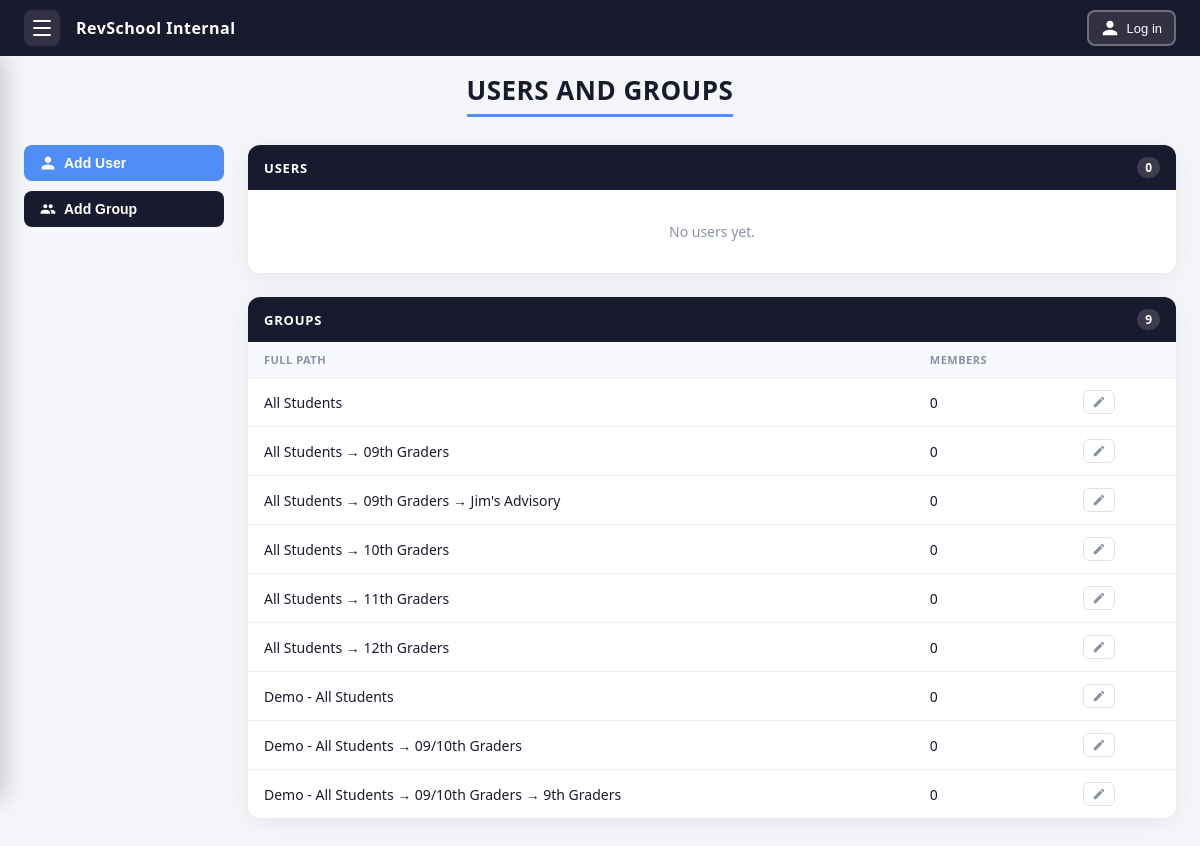
/users-and-groups/, run on an earlier commit of the app's database.
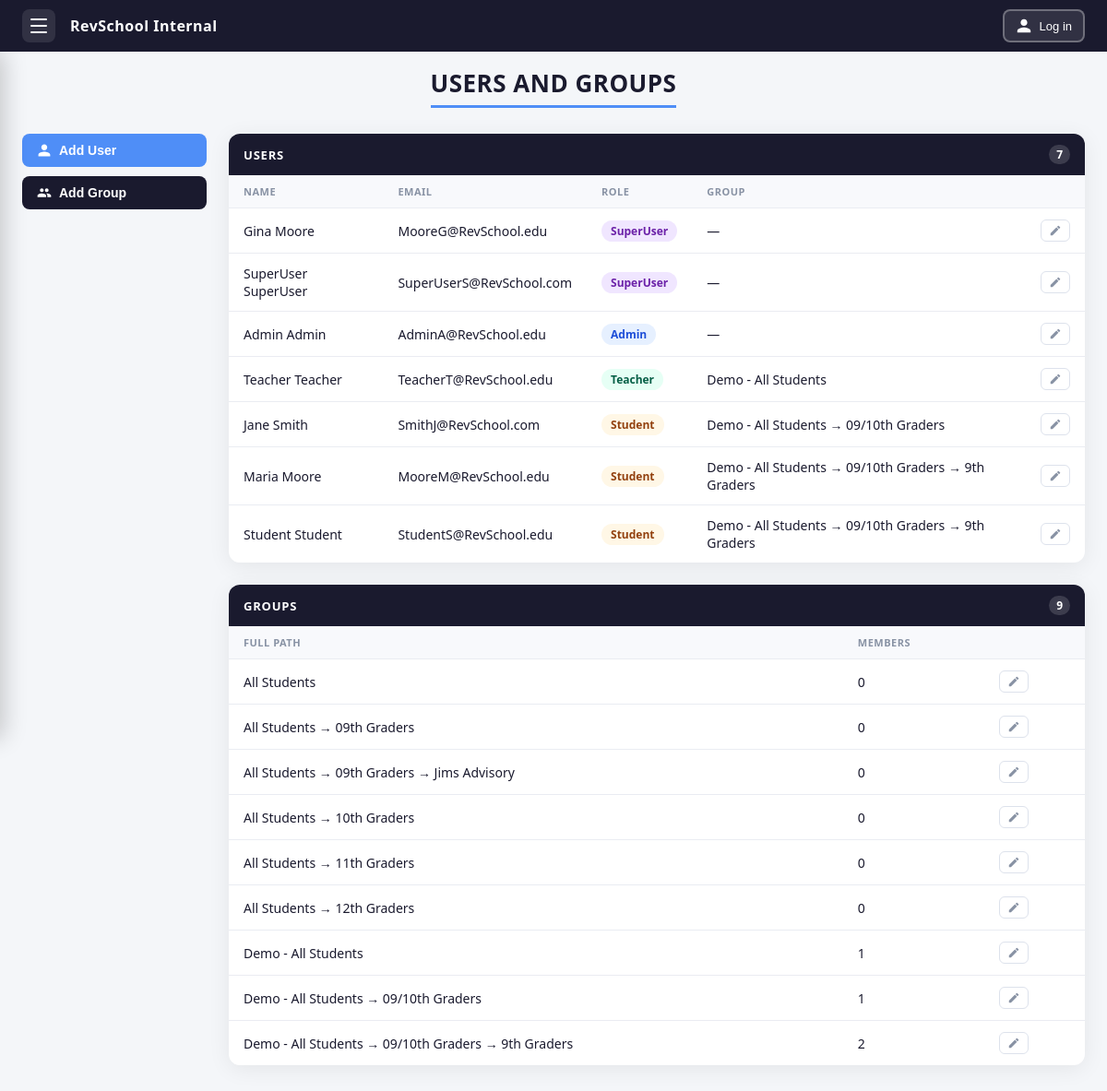
And on a later commit of the database.
### myapp/models.py (models this page shows, shortened)
class Group(models.Model):
    name = models.CharField(max_length=100)
    parent = models.ForeignKey(
        'self',
        null=True,
        blank=True,
        on_delete=models.SET_NULL,
        related_name='subgroups'
    )
    monday = models.ManyToManyField('Class', blank=True, related_name='monday_groups')
    tuesday = models.ManyToManyField('Class', blank=True, related_name='tuesday_groups')
    wednesday = models.ManyToManyField('Class', blank=True, related_name='wednesday_groups')
    thursday = models.ManyToManyField('Class', blank=True, related_name='thursday_groups')
    friday = models.ManyToManyField('Class', blank=True, related_name='friday_groups')
    class Meta:
        ordering = ['name']
    def __str__(self):
        names = [self.name]
        parent = self.parent
        while parent is not None:
            names.insert(0, parent.name)
            parent = parent.parent
        return ' → '.join(names)

class UserProfile(models.Model):
    user = models.OneToOneField(
        'auth.User',
        on_delete=models.CASCADE,
        related_name='profile'
    )
    role = models.CharField(max_length=20, choices=ROLES, default='student')
    group = models.ForeignKey(
        Group,
        null=True,
        blank=True,
        on_delete=models.SET_NULL,
        related_name='members'
    )

### myapp/views/admin_views.py (the view, shortened to what this page needs)
# urls.py: path('users-and-groups/', views.users_and_groups, name='users_and_groups'),
def users_and_groups(request):
    user_errors     = request.session.pop('user_errors',     [])
    user_form_data  = request.session.pop('user_form_data',  {})
    group_errors    = request.session.pop('group_errors',    [])
    group_form_data = request.session.pop('group_form_data', {})
    edit_user_errors     = request.session.pop('edit_user_errors',     [])
    edit_user_form_data  = request.session.pop('edit_user_form_data',  {})
    edit_group_errors    = request.session.pop('edit_group_errors',    [])
    edit_group_form_data = request.session.pop('edit_group_form_data', {})
    ROLE_ORDER = {'superuser': 0, 'admin': 1, 'teacher': 2, 'student': 3}
    users = sorted(
        UserProfile.objects.all().select_related('user', 'group'),
        key=lambda p: (
            ROLE_ORDER.get(p.role, 99),
            str(p.group).lower() if p.group else '',
            p.user.last_name.lower(),
            p.user.first_name.lower(),
        )
    )
    groups          = sorted(Group.objects.all(), key=lambda g: str(g).lower())
    return render(request, 'myapp/users_and_groups.html', {
        'users':           users,
        'groups':          groups,
        'user_errors':     user_errors,
        'user_form_data':  user_form_data,
        'group_errors':    group_errors,
        'group_form_data': group_form_data,
        'edit_user_errors':     edit_user_errors,
        'edit_user_form_data':  edit_user_form_data,
        'edit_group_errors':    edit_group_errors,
        'edit_group_form_data': edit_group_form_data,
    })

### myapp/templates/myapp/users_and_groups.html (shortened to what this page needs)
{% extends 'myapp/base.html' %}
{% block content %}
<div class="page-wrapper">
    <h1 class="page-title"><span>Users and Groups</span></h1>
    <div class="page-layout">
        <div class="sidebar-actions">
            <button class="action-btn blue" onclick="openUserModal()">
                <svg viewBox="0 0 24 24" style="width:16px;height:16px;fill:#fff;flex-shrink:0;">
                    <path d="M12 12c2.7 0 4.8-2.1 4.8-4.8S14.7 2.4 12 2.4 7.2 4.5 7.2 7.2 9.3 12 12 12zm0 2.4c-3.2 0-9.6 1.6-9.6 4.8v2.4h19.2v-2.4c0-3.2-6.4-4.8-9.6-4.8z"/>
                </svg>
                Add User
            </button>
            <button class="action-btn dark" onclick="openAdminGroupModal()">
                Add Group
            </button>
        </div>
        <div class="content-panels">
            {% include 'myapp/uag_users_panel.html' %}
            {% include 'myapp/uag_groups_panel.html' %}
        </div>
    </div>
</div>
{% endblock %}

### myapp/templates/myapp/base.html (shortened to what this page needs)
<!DOCTYPE html>
<html lang="en">
<head>
</head>
<body data-has-auth-errors="{% if auth_error %}true{% else %}false{% endif %}">
<nav class="navbar">
    <div class="navbar-left">
        <button class="hamburger-btn" id="hamburgerBtn" onclick="toggleSidebar()" title="Navigation menu">
            <span></span>
            <span></span>
            <span></span>
        </button>
        <span class="navbar-brand">RevSchool Internal</span>
    </div>
    <div class="navbar-right">
        {% if user.is_authenticated %}
            <span class="navbar-username">{{ user.first_name|default:user.email }}</span>
            <form method="post" action="{% url 'logout' %}" style="margin:0">
                {% csrf_token %}
                <button type="submit" class="logout-btn">Log out</button>
            </form>
        {% else %}
            <button class="profile-btn" onclick="openModal()" title="Login / Create Account" style="display:flex; align-items:center; width:auto; border-radius:8px; padding:0 12px; gap:8px;">
                <svg viewBox="0 0 24 24" xmlns="http://www.w3.org/2000/svg" style="width:18px;height:18px;fill:#fff;flex-shrink:0;">
                    <path d="M12 12c2.7 0 4.8-2.1 4.8-4.8S14.7 2.4 12 2.4 7.2 4.5 7.2 7.2 9.3 12 12 12zm0 2.4c-3.2 0-9.6 1.6-9.6 4.8v2.4h19.2v-2.4c0-3.2-6.4-4.8-9.6-4.8z"/>
                </svg>
                <span style="color:#fff; font-size:13px; font-weight:500;">Log in</span>
            </button>
        {% endif %}
    </div>
</nav>
<div class="page-content">
    {% block content %}{% endblock %}
</div>
</body>
</html>

### myapp/templates/myapp/uag_users_panel.html
<div class="panel">
    <div class="panel-header">
        <h2>Users</h2>
        <span class="panel-count">{{ users|length }}</span>
    </div>
    {% if users %}
    <table class="users-table">
        <thead>
            <tr>
                <th>Name</th>
                <th>Email</th>
                <th>Role</th>
                <th>Group</th>
                <th></th>
            </tr>
        </thead>
        <tbody>
            {% for profile in users %}
            <tr>
                <td>{{ profile.user.get_full_name }}</td>
                <td>{{ profile.user.email }}</td>
                <td>
                    <span class="role-badge role-{{ profile.role }}">
                        {{ profile.get_role_display }}
                    </span>
                </td>
                <td>{{ profile.group|default:"—" }}</td>
                <td>
                    {% if profile.user.id != request.user.id %}
                    <button class="edit-user-btn"
                        data-user-id="{{ profile.user.id }}"
                        data-first-name="{{ profile.user.first_name|escapejs }}"
                        data-last-name="{{ profile.user.last_name|escapejs }}"
                        data-email="{{ profile.user.email|escapejs }}"
                        data-role="{{ profile.role }}"
                        data-group-id="{{ profile.group.id|default:'' }}"
                        onclick="openEditUserModal(
                            this.dataset.userId,
                            this.dataset.firstName,
                            this.dataset.lastName,
                            this.dataset.email,
                            this.dataset.role,
                            this.dataset.groupId
                        )">
                        <svg viewBox="0 0 24 24" style="width:14px;height:14px;fill:currentColor;">
                            <path d="M3 17.25V21h3.75L17.81 9.94l-3.75-3.75L3 17.25zM20.71 7.04a1 1 0 000-1.41l-2.34-2.34a1 1 0 00-1.41 0l-1.83 1.83 3.75 3.75 1.83-1.83z"/>
                        </svg>
                    </button>
                    {% else %}
                    <span style="font-size:12px; color:#bbb;">you</span>
                    {% endif %}
                </td>
            </tr>
            {% endfor %}
        </tbody>
    </table>
    {% else %}
    <div class="empty-state">No users yet.</div>
    {% endif %}
</div>

### myapp/templates/myapp/uag_groups_panel.html
<div class="panel">
    <div class="panel-header">
        <h2>Groups</h2>
        <span class="panel-count">{{ groups|length }}</span>
    </div>
    {% if groups %}
    <table class="groups-table">
        <thead>
            <tr>
                <th>Full Path</th>
                <th>Members</th>
                <th></th>
            </tr>
        </thead>
        <tbody>
            {% for group in groups %}
            <tr>
                <td>{{ group }}</td>
                <td>{{ group.members.count }}</td>
                <td>
                    <button class="edit-user-btn"
                        data-group-id="{{ group.id }}"
                        data-group-name="{{ group.name|escapejs }}"
                        data-parent-id="{{ group.parent.id|default:'' }}"
                        onclick="openEditGroupModal(
                            this.dataset.groupId,
                            this.dataset.groupName,
                            this.dataset.parentId
                        )">
                        <svg viewBox="0 0 24 24" style="width:14px;height:14px;fill:currentColor;">
                            <path d="M3 17.25V21h3.75L17.81 9.94l-3.75-3.75L3 17.25zM20.71 7.04a1 1 0 000-1.41l-2.34-2.34a1 1 0 00-1.41 0l-1.83 1.83 3.75 3.75 1.83-1.83z"/>
                        </svg>
                    </button>
                </td>
            </tr>
            {% endfor %}
        </tbody>
    </table>
    {% else %}
    <div class="empty-state">No groups yet.</div>
    {% endif %}
</div>

### myapp/templates/myapp/base.html (style rules this page uses)
* { margin: 0; padding: 0; box-sizing: border-box; }
body { font-family: 'Segoe UI', sans-serif; background: #f4f6f9; color: #1a1a2e; }
.navbar { position: fixed; top: 0; left: 0; right: 0; height: 56px; background: #1a1a2e; display: flex; align-items: center; justify-content: space-between; padding: 0 24px; z-index: 300; }
.navbar-left { display: flex; align-items: center; gap: 16px; }
.navbar-brand { color: #fff; font-weight: 600; font-size: 16px; letter-spacing: 0.5px; }
.navbar-right { display: flex; align-items: center; gap: 12px; }
.hamburger-btn { width: 36px; height: 36px; border-radius: 8px; border: none; background: rgba(255,255,255,0.1); cursor: pointer; display: flex; flex-direction: column; align-items: center; justify-content: center; gap: 5px; transition: background 0.2s; padding: 0; }
.hamburger-btn span { display: block; width: 18px; height: 2px; background: #fff; border-radius: 2px; transition: transform 0.3s, opacity 0.3s, width 0.3s; transform-origin: center; }
.profile-btn { width: 36px; height: 36px; border-radius: 50%; border: 2px solid rgba(255,255,255,0.3); background: rgba(255,255,255,0.1); cursor: pointer; display: flex; align-items: center; justify-content: center; transition: background 0.2s, border-color 0.2s; }
.profile-btn svg { width: 20px; height: 20px; fill: #fff; }
.page-content { padding-top: 72px; padding-left: 24px; padding-right: 24px; }

### myapp/templates/myapp/users_and_groups.html (style rules this page uses)
.page-wrapper { max-width: 1200px; margin: 0 auto; padding-bottom: 40px; }
.page-title { text-align: center; font-size: 26px; font-weight: 700; letter-spacing: 0.5px; color: #1a1a2e; margin-bottom: 28px; text-transform: uppercase; font-family: 'Segoe UI', sans-serif; }
.page-title span { display: inline-block; border-bottom: 3px solid #4f8ef7; padding-bottom: 6px; }
.page-layout { display: grid; grid-template-columns: 200px 1fr; gap: 24px; align-items: start; }
.sidebar-actions { display: flex; flex-direction: column; gap: 10px; }
.action-btn { width: 100%; padding: 10px 16px; border: none; border-radius: 8px; font-size: 14px; font-weight: 600; cursor: pointer; transition: background 0.2s; text-align: left; display: flex; align-items: center; gap: 8px; }
.action-btn.blue { background: #4f8ef7; color: #fff; }
.action-btn.dark { background: #1a1a2e; color: #fff; }
.content-panels { display: flex; flex-direction: column; gap: 24px; }
.panel { background: #fff; border-radius: 12px; overflow: hidden; box-shadow: 0 4px 24px rgba(0,0,0,0.07); }
.panel-header { background: #1a1a2e; padding: 12px 16px; display: flex; align-items: center; justify-content: space-between; }
.panel-header h2 { color: #fff; font-size: 13px; font-weight: 600; letter-spacing: 0.8px; text-transform: uppercase; margin: 0; }
.panel-count { background: rgba(255,255,255,0.15); color: #fff; font-size: 12px; font-weight: 600; padding: 2px 8px; border-radius: 12px; }
.users-table, .groups-table { width: 100%; border-collapse: collapse; }
.users-table th, .groups-table th { background: #f8f9fc; padding: 10px 16px; text-align: left; font-size: 11px; font-weight: 600; letter-spacing: 0.5px; text-transform: uppercase; color: #8892a4; border-bottom: 1px solid #eaecf2; }
.users-table td, .groups-table td { padding: 12px 16px; font-size: 14px; color: #1a1a2e; border-bottom: 1px solid #eaecf2; }
.users-table tr:last-child td, .groups-table tr:last-child td { border-bottom: none; }
.role-badge { display: inline-block; padding: 3px 10px; border-radius: 20px; font-size: 12px; font-weight: 600; }
.role-superuser { background: #f0e6ff; color: #6b21a8; }
.role-admin { background: #e6f0ff; color: #1d4ed8; }
.role-teacher { background: #e6fff5; color: #065f46; }
.role-student { background: #fff7e6; color: #92400e; }
.edit-user-btn { background: none; border: 1.5px solid #dde2ec; border-radius: 6px; padding: 4px 8px; cursor: pointer; color: #8892a4; transition: color 0.2s, border-color 0.2s; display: inline-flex; align-items: center; }

What changed in the data, as far as the page shows it:
added UserProfile: user.get_full_name "Gina Moore", user.email "MooreG@RevSchool.edu", role "SuperUser", group "—"
added UserProfile: user.get_full_name "SuperUser SuperUser", user.email "SuperUserS@RevSchool.com", role "SuperUser", group "—"
added UserProfile: user.get_full_name "Admin Admin", user.email "AdminA@RevSchool.edu", role "Admin", group "—"
added UserProfile: user.get_full_name "Teacher Teacher", user.email "TeacherT@RevSchool.edu", role "Teacher", group "Demo - All Students"
added UserProfile: user.get_full_name "Jane Smith", user.email "SmithJ@RevSchool.com", role "Student", group "Demo - All Students → 09/10th Graders"
added UserProfile: user.get_full_name "Maria Moore", user.email "MooreM@RevSchool.edu", role "Student", group "Demo - All Students → 09/10th Graders → 9th Graders"
added UserProfile: user.get_full_name "Student Student", user.email "StudentS@RevSchool.edu", role "Student", group "Demo - All Students → 09/10th Graders → 9th Graders"
changed Group: name+parent "All Students → 09th Graders → Jim's Advisory" → "All Students → 09th Graders → Jims Advisory"
computed for Group "Demo - All Students": members.count "0" → "1"
computed for Group "Demo - All Students → 09/10th Graders": members.count "0" → "1"
computed for Group "Demo - All Students → 09/10th Graders → 9th Graders": members.count "0" → "2"
Also different on the page:
{{ users|length }}: "0" → "7"
text no longer shown: "No users yet."
text now shown: "NAME EMAIL ROLE GROUP"
